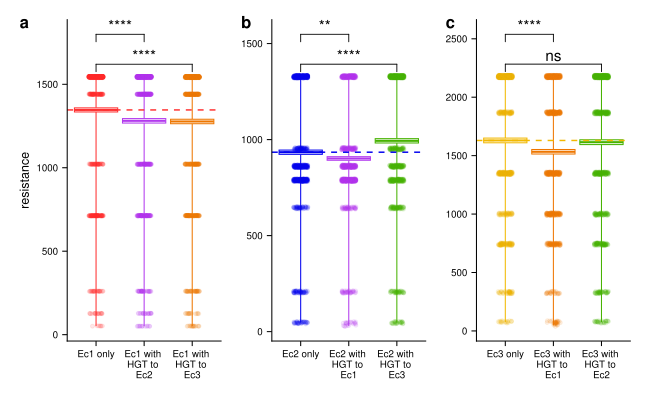

The script that drew this image:
# Packages-----
## Download and install the package
#install.packages("igraph")
## Load package
library(igraph)
library(tidyverse)
library(cowplot)
library(gridExtra)
library(gridGraphics)
library(readxl)
library(scales)
library(ggpubr)
library(rstatix)  
library(ggpmisc)
library(patchwork)
theme_set(theme_cowplot())
citation(package = "igraph")

# Colors ---------
red_Ec_color <- rgb(255, 48, 48, maxColorValue = 255)
blue_Kp_color <- rgb(0, 0, 238, maxColorValue = 255)
yellow_Se_color <- rgb(242, 184, 0, maxColorValue = 255)
purple_Ec.Kp_color <- rgb(178, 58, 238, maxColorValue = 255)
orange_Ec.Se_color <- rgb(238, 118, 0, maxColorValue = 255)
green_Se.Kp_color <- rgb(70, 178, 0, maxColorValue = 255)
pie_color <- rgb(169, 169, 169, maxColorValue = 255)
pie_arrow <- rgb(226, 210, 195, maxColorValue = 255)

# Arrange plot --------------
### Panel G
# General plotting customization -------------------------------------------------------
Figure_width = 3.25 
Figure_height = 4
Figure_label_size = 12
text_size_axis_title = 9
text_size_axis_tick_labels = 7
axis_line_size = 0.75/(ggplot2::.pt*72.27/96) # pt size for the axis lines
axis_tick_size = 0.75/(ggplot2::.pt*72.27/96)
axis_tick_lengths = 0.05
y_axis_min = 0
y_axis_max = 900
y_axis_number_of_ticks = 8
y_axis_label = expression(paste("resistance"))
point_jitter_width = 0.15
point_size = 1
margins<- c(0.1,0.1,0.1,0.1)


# Box plot customization -------------------------------------------------
box_line_size = 0.75/(ggplot2::.pt*72.27/96) 

# Load conjugation data -------------------------------------------------------
df_Ec1_only <- read.csv("inputs/74.csv")
df_Ec1_Ec2 <- read.csv("inputs/75.csv")
df_Ec1_Ec3 <- read.csv("inputs/76.csv")
df_Ec1_only$focal <- 'Ec1'
df_Ec1_Ec2$focal <- 'Ec1'
df_Ec1_Ec3$focal <- 'Ec1'

df_Ec2_only <- read.csv("inputs/92.csv")
df_Ec2_Ec1 <- read.csv("inputs/93.csv")
df_Ec2_Ec3 <- read.csv("inputs/94.csv")
df_Ec2_only$focal <- 'Ec2'
df_Ec2_Ec1$focal <- 'Ec2'
df_Ec2_Ec3$focal <- 'Ec2'

df_Ec3_only <- read.csv("inputs/110.csv")
df_Ec3_Ec1 <- read.csv("inputs/111.csv")
df_Ec3_Ec2 <- read.csv("inputs/112.csv")
df_Ec3_only$focal <- 'Ec3'
df_Ec3_Ec1$focal <- 'Ec3'
df_Ec3_Ec2$focal <- 'Ec3'


df_rbind <- rbind(df_Ec1_only, 
                  df_Ec1_Ec2, 
                  df_Ec1_Ec3, 
                  df_Ec2_only, 
                  df_Ec2_Ec1, 
                  df_Ec2_Ec3,
                  df_Ec3_only,
                  df_Ec3_Ec1,
                  df_Ec3_Ec2)

df <- df_rbind %>%
  filter(Cumulative_time == 36)

# Statistics -------------------------------------------------------
df$Treatment_ID <- factor(df$Treatment_ID, levels= c("1", "2", "3", "9", "10", "11", "17", "18", "19"), 
                          labels = c("Ec1 only", "Ec1 with \nHGT to \nEc2", "Ec1 with \nHGT to \nEc3",
                                     "Ec2 only", "Ec2 with \nHGT to \nEc1", "Ec2 with \nHGT to \nEc3",
                                     "Ec3 only", "Ec3 with \nHGT to \nEc1", "Ec3 with \nHGT to \nEc2"))

my_comparisons_Ec1 <- list(c("Ec1 only", "Ec1 with \nHGT to \nEc3"),
                           c("Ec1 only", "Ec1 with \nHGT to \nEc2"))

my_comparisons_Ec2 <- list(c("Ec2 only", "Ec2 with \nHGT to \nEc3"),
                           c("Ec2 only", "Ec2 with \nHGT to \nEc1"))

my_comparisons_Ec3 <- list(c("Ec3 only", "Ec3 with \nHGT to \nEc2"),
                           c("Ec3 only", "Ec3 with \nHGT to \nEc1"))

color_Ec1 = c(red_Ec_color, purple_Ec.Kp_color, orange_Ec.Se_color) 
color_Ec2 = c(blue_Kp_color, purple_Ec.Kp_color, green_Se.Kp_color) 
color_Ec3 = c(yellow_Se_color, orange_Ec.Se_color, green_Se.Kp_color)

MinMeanSEMMax <- function(x) {
  v <- c(min(x), 
         mean(x) - sd(x)/sqrt(length(x)), 
         mean(x), 
         mean(x) + sd(x)/sqrt(length(x)), 
         max(x))
  names(v) <- c("ymin", "lower", "middle", "upper", "ymax")
  v
}

# Plot -------------------------------------------------------
compare_means(Resistance ~ Treatment_ID, data = df %>% filter(focal == 'Ec1'), ref.group = "Ec1 only", method = "wilcox.test", p.adjust.method = "bonferroni")
Ec1_mean <- read.csv("inputs/74_averages.csv")
Ec1.mean <- Ec1_mean %>% filter(Cumulative_time == 36) %>% select(Resistance.mean)
Ec1 <- ggplot(data = df %>% filter(focal == 'Ec1'), 
            aes(x=Treatment_ID, y=Resistance, color = Treatment_ID))+
  stat_summary(data = df %>% filter(focal == 'Ec1'), mapping = aes(Treatment_ID, Resistance, color = Treatment_ID), fun.data=MinMeanSEMMax, geom="boxplot", size = box_line_size)+ 
  geom_jitter(width = point_jitter_width, size = point_size, alpha = 0.1) +
  #stat_compare_means(aes(label=..p.adj..), method = "wilcox.test", ref.group = "Ec1 only", method.args = list(p.adjust.method = "bonferroni")) +
  stat_compare_means(comparisons = my_comparisons_Ec1, method = "wilcox.test", aes(label = ..p.signif..)) +
  ylab(y_axis_label)+
  geom_hline(yintercept = Ec1.mean$Resistance.mean, linetype = 'dashed', color = red_Ec_color)+
  theme(axis.title.x = element_blank()) +
  theme(axis.title = element_text(size = text_size_axis_title)) +
  theme(axis.line.y = element_line(size = axis_line_size)) +
  theme(axis.line.x = element_line(size = axis_line_size)) +
  theme(axis.ticks = element_line(size = axis_tick_size))+
  theme(axis.ticks.length = unit(axis_tick_lengths, 'in'))+
  theme(axis.text.y = element_text(size = text_size_axis_tick_labels))+
  theme(axis.text.x = element_text(size = text_size_axis_tick_labels))+
  theme(legend.position = "none") +
  theme(plot.margin = unit(margins, "in"))+
  #scale_fill_manual(values = color)+
  scale_color_manual(values = color_Ec1, guide = "none")+
  theme(strip.background = element_blank())+
  theme(strip.text = element_blank())
Ec1

compare_means(Resistance ~ Treatment_ID, data = df %>% filter(focal == 'Ec2'), ref.group = "Ec2 only", method = "wilcox.test", p.adjust.method = "bonferroni")
Ec2_mean <- read.csv("inputs/92_averages.csv")
Ec2.mean <- Ec2_mean %>% filter(Cumulative_time == 36) %>% select(Resistance.mean)
Ec2 <- ggplot(data = df %>% filter(focal == 'Ec2'), 
            aes(x=Treatment_ID, y=Resistance, color = Treatment_ID))+
  stat_summary(data = df %>% filter(focal == 'Ec2'), mapping = aes(Treatment_ID, Resistance, color = Treatment_ID), fun.data=MinMeanSEMMax, geom="boxplot", size = box_line_size)+ 
  geom_jitter(width = point_jitter_width, size = point_size, alpha = 0.1) +
  stat_compare_means(comparisons = my_comparisons_Ec2, method = "wilcox.test", aes(label = ..p.signif..)) +
  #stat_compare_means(aes(label=..p.adj..), method = "wilcox.test", ref.group = "Ec2 only", method.args = list(p.adjust.method = "bonferroni")) +
  ylab(y_axis_label)+
  geom_hline(yintercept = Ec2.mean$Resistance.mean, linetype = 'dashed', color = blue_Kp_color)+
  theme(axis.title.x = element_blank()) +
  theme(axis.title.y = element_blank()) +
  theme(axis.title = element_text(size = text_size_axis_title)) +
  theme(axis.line.y = element_line(size = axis_line_size)) +
  theme(axis.line.x = element_line(size = axis_line_size)) +
  theme(axis.ticks = element_line(size = axis_tick_size))+
  theme(axis.ticks.length = unit(axis_tick_lengths, 'in'))+
  theme(axis.text.y = element_text(size = text_size_axis_tick_labels))+
  theme(axis.text.x = element_text(size = text_size_axis_tick_labels))+
  theme(legend.position = "none") +
  theme(plot.margin = unit(margins, "in"))+
  #scale_fill_manual(values = color)+
  scale_color_manual(values = color_Ec2, guide = "none")+
  theme(strip.background = element_blank())+
  theme(strip.text = element_blank())
Ec2

compare_means(Resistance ~ Treatment_ID, data = df %>% filter(focal == 'Ec3'), ref.group = "Ec3 only", method = "wilcox.test", p.adjust.method = "bonferroni")
Ec3_mean <- read.csv("inputs/110_averages.csv")
Ec3.mean <- Ec3_mean %>% filter(Cumulative_time == 36) %>% select(Resistance.mean)
Ec3 <- ggplot(data = df %>% filter(focal == 'Ec3'), 
              aes(x=Treatment_ID, y=Resistance, color = Treatment_ID))+
  stat_summary(data = df %>% filter(focal == 'Ec3'), mapping = aes(Treatment_ID, Resistance, color = Treatment_ID), fun.data=MinMeanSEMMax, geom="boxplot", size = box_line_size)+ 
  geom_jitter(width = point_jitter_width, size = point_size, alpha = 0.1) +
  stat_compare_means(comparisons = my_comparisons_Ec3, method = "wilcox.test", aes(label = ..p.signif..)) +
  #stat_compare_means(aes(label=..p.adj..), method = "wilcox.test", ref.group = "Ec2 only", method.args = list(p.adjust.method = "bonferroni")) +
  ylab(y_axis_label)+
  geom_hline(yintercept = Ec3.mean$Resistance.mean, linetype = 'dashed', color = yellow_Se_color)+
  theme(axis.title.x = element_blank()) +
  theme(axis.title.y = element_blank()) +
  theme(axis.title = element_text(size = text_size_axis_title)) +
  theme(axis.line.y = element_line(size = axis_line_size)) +
  theme(axis.line.x = element_line(size = axis_line_size)) +
  theme(axis.ticks = element_line(size = axis_tick_size))+
  theme(axis.ticks.length = unit(axis_tick_lengths, 'in'))+
  theme(axis.text.y = element_text(size = text_size_axis_tick_labels))+
  theme(axis.text.x = element_text(size = text_size_axis_tick_labels))+
  theme(legend.position = "none") +
  theme(plot.margin = unit(margins, "in"))+
  scale_color_manual(values = color_Ec3, guide = "none")+
  theme(strip.background = element_blank())+
  theme(strip.text = element_blank())
Ec3


Fig <- (Ec1 + Ec2 + Ec3) +
  plot_annotation(tag_levels = list(c('a', 'b', 'c'))) & 
  theme(plot.tag.position = c(0, 1), plot.tag = element_text(size = Figure_label_size)) 

save_plot("SI_Fig6.pdf", plot = Fig, base_width = Figure_width*2, base_height = Figure_height)
file.remove("Rplots.pdf")
